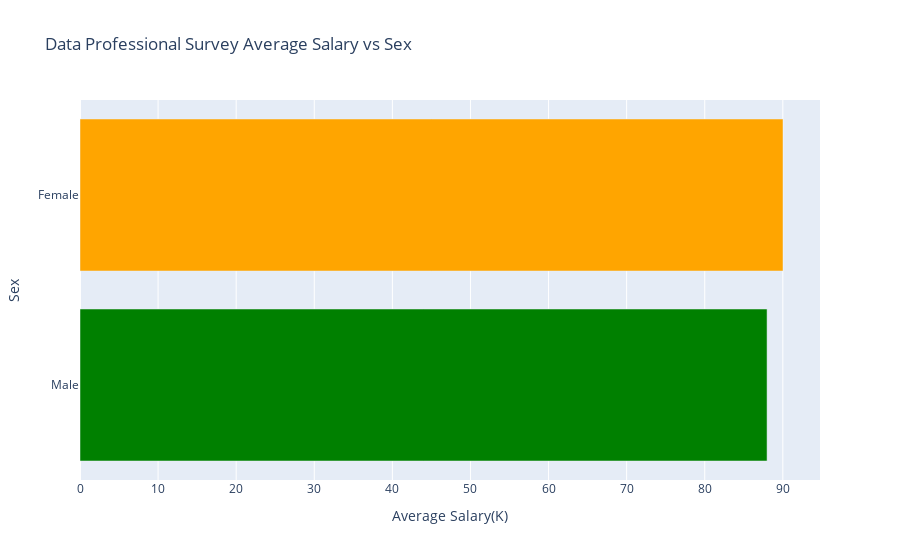

Notebook source saved alongside this figure:
### Code cell
fig=px.bar(df,y='Sex',x='average_sal',
           color='Sex',
           color_discrete_sequence=colour_list,
          labels={'average_sal':'Average Salary(K)'},
          title='Data Professional Survey Average Salary vs Sex',
          orientation='h'
          )
fig.update_layout(showlegend =False)
fig.show()

### Figure 1 — Plotly figure (JSON) as saved in the notebook; plotly's stock layout.template omitted (floating-point values rounded to 4 significant figures)
{"data": [{"alignmentgroup": "True", "hovertemplate": "Sex=%{y}<br>Average Salary(K)=%{x}<extra></extra>", "legendgroup": "Female", "marker": {"color": "orange", "pattern": {"shape": ""}}, "name": "Female", "offsetgroup": "Female", "orientation": "h", "showlegend": true, "textposition": "auto", "type": "bar", "x": [90.02], "xaxis": "x", "y": ["Female"], "yaxis": "y"}, {"alignmentgroup": "True", "hovertemplate": "Sex=%{y}<br>Average Salary(K)=%{x}<extra></extra>", "legendgroup": "Male", "marker": {"color": "green", "pattern": {"shape": ""}}, "name": "Male", "offsetgroup": "Male", "orientation": "h", "showlegend": true, "textposition": "auto", "type": "bar", "x": [87.98], "xaxis": "x", "y": ["Male"], "yaxis": "y"}], "layout": {"barmode": "relative", "legend": {"title": {"text": "Sex"}, "tracegroupgap": 0}, "showlegend": false, "title": {"text": "Data Professional Survey Average Salary vs Sex"}, "xaxis": {"anchor": "y", "domain": [0, 1], "title": {"text": "Average Salary(K)"}}, "yaxis": {"anchor": "x", "categoryarray": ["Male", "Female"], "categoryorder": "array", "domain": [0, 1], "title": {"text": "Sex"}}}}
